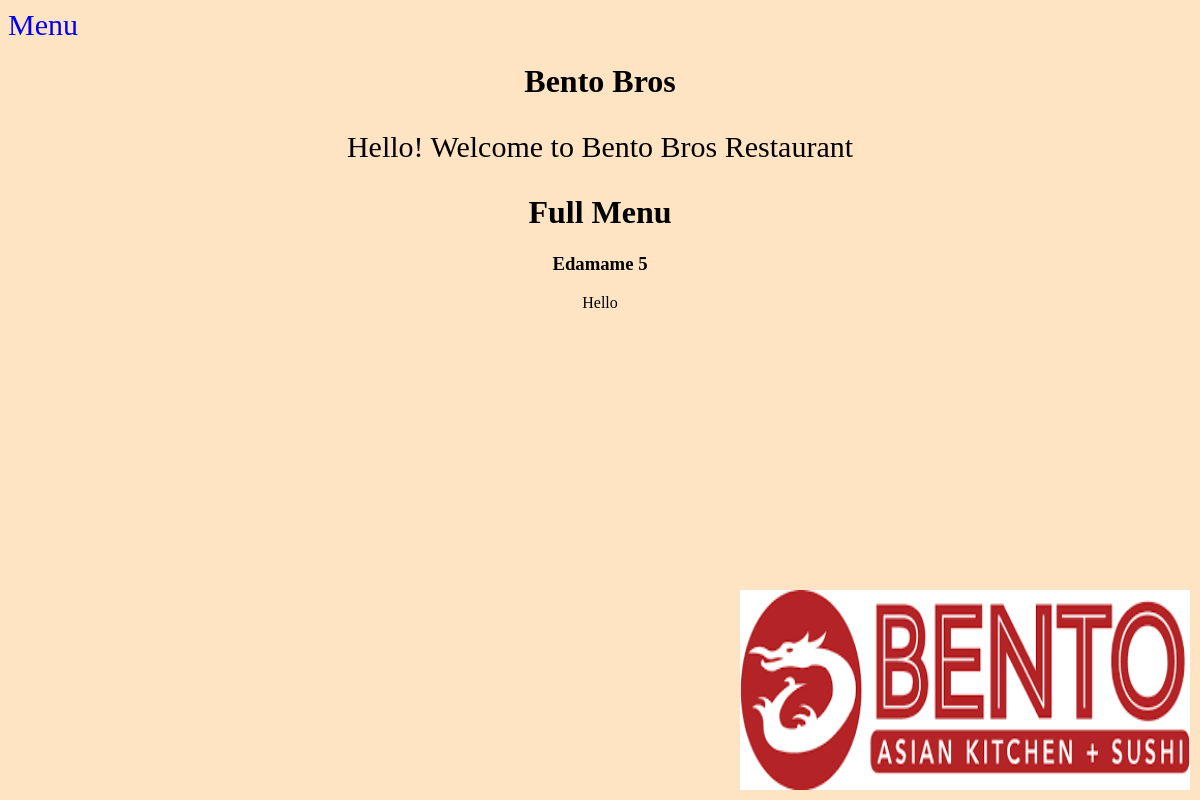
Before: /appetizer_item/2 with the older database file.
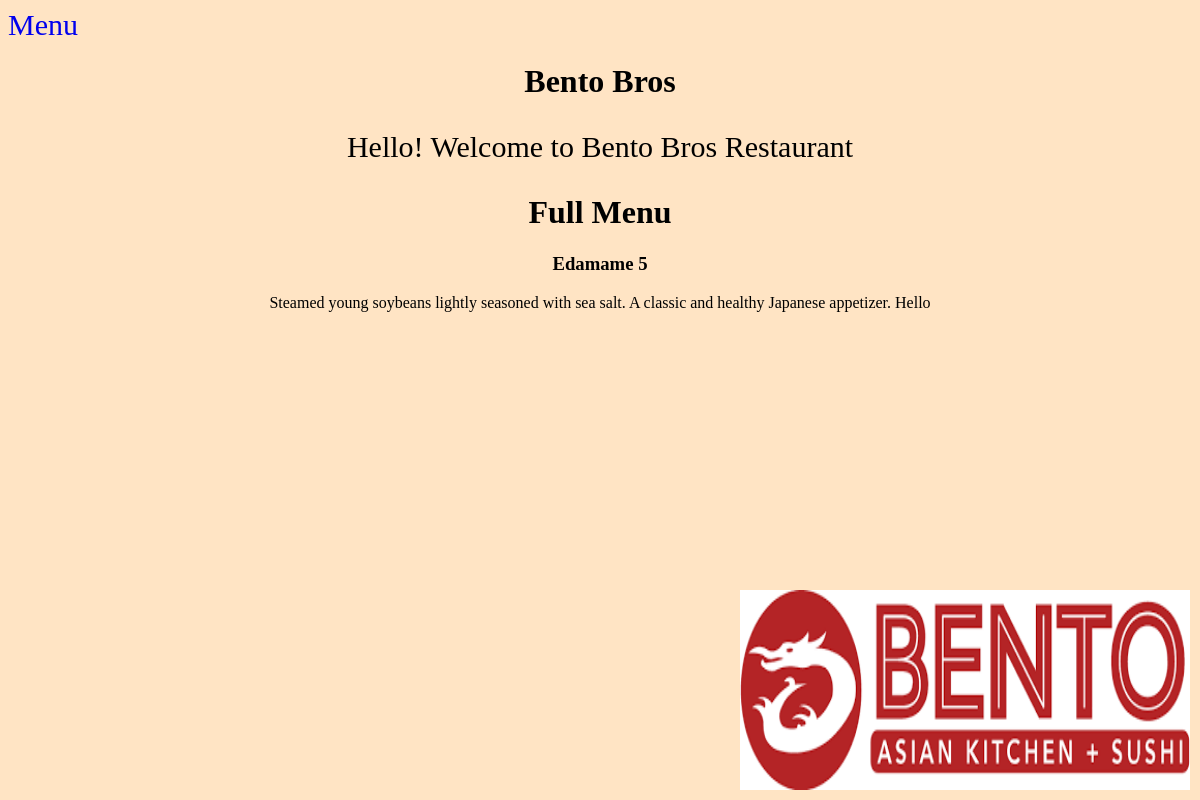
After: the same page with the newer database file.
### menu/models.py (models this page shows, shortened)
class Appetizer(models.Model):
    name = models.CharField(max_length=50)
    japanese_name = models.CharField(max_length=50)
    price = models.IntegerField(default=0)
    description = models.TextField(max_length=500)

### menu/views.py (the view)
# urls.py: path('appetizer_item/<int:appetizer_item_id>',
def appetizer_item(request, appetizer_item_id):
    appetizer_item = get_object_or_404(Appetizer, id=appetizer_item_id)
    return render(request, "seed_item.html", {"item": appetizer_item})

### menu/templates/seed_item.html (shortened to what this page needs)
<!DOCTYPE html>
<html lang="en">
  <head>
    {% extends 'home_page.html' %}
        {% block content %}
        <li>
          <h3>{{ item.name }} {{ item.price }}</h3>
          <p>{{ item.description }} Hello</p>
        </li>
        {% endblock %}

Changed rows visible on the page:
changed Appetizer "Edamame": description (not shown) → "Steamed young soybeans lightly seasoned with sea salt. A classic and healthy Japanese appetizer."
